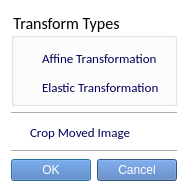
<?xml version="1.0" encoding="UTF-8"?>
<ui version="4.0">
 <class>ProstaFuseOptions</class>
 <widget class="QDialog" name="ProstaFuseOptions">
  <property name="geometry">
   <rect>
    <x>0</x>
    <y>0</y>
    <width>375</width>
    <height>185</height>
   </rect>
  </property>
  <property name="sizePolicy">
   <sizepolicy hsizetype="Fixed" vsizetype="Fixed">
    <horstretch>0</horstretch>
    <verstretch>0</verstretch>
   </sizepolicy>
  </property>
  <property name="windowTitle">
   <string>ProstaFuse Options</string>
  </property>
  <property name="windowOpacity">
   <double>0.950000000000000</double>
  </property>
  <property name="styleSheet">
   <string notr="true">background-color: qlineargradient(spread:pad, x1:0, y1:0, x2:0, y2:1, stop:0 rgba(255, 255, 255, 255), stop:1 rgba(222, 222, 222, 255));
background-color: rgb(255, 255, 255);
</string>
  </property>
  <property name="modal">
   <bool>true</bool>
  </property>
  <layout class="QVBoxLayout" name="verticalLayout">
   <property name="sizeConstraint">
    <enum>QLayout::SetFixedSize</enum>
   </property>
   <item>
    <widget class="QGroupBox" name="TransformTypes">
     <property name="palette">
      <palette>
       <active>
        <colorrole role="WindowText">
         <brush brushstyle="SolidPattern">
          <color alpha="255">
           <red>0</red>
           <green>0</green>
           <blue>0</blue>
          </color>
         </brush>
        </colorrole>
        <colorrole role="Button">
         <brush brushstyle="SolidPattern">
          <color alpha="0">
           <red>0</red>
           <green>0</green>
           <blue>0</blue>
          </color>
         </brush>
        </colorrole>
        <colorrole role="Text">
         <brush brushstyle="SolidPattern">
          <color alpha="255">
           <red>0</red>
           <green>0</green>
           <blue>0</blue>
          </color>
         </brush>
        </colorrole>
        <colorrole role="ButtonText">
         <brush brushstyle="SolidPattern">
          <color alpha="255">
           <red>0</red>
           <green>0</green>
           <blue>0</blue>
          </color>
         </brush>
        </colorrole>
        <colorrole role="Base">
         <brush brushstyle="SolidPattern">
          <color alpha="0">
           <red>0</red>
           <green>0</green>
           <blue>0</blue>
          </color>
         </brush>
        </colorrole>
        <colorrole role="Window">
         <brush brushstyle="SolidPattern">
          <color alpha="0">
           <red>0</red>
           <green>0</green>
           <blue>0</blue>
          </color>
         </brush>
        </colorrole>
       </active>
       <inactive>
        <colorrole role="WindowText">
         <brush brushstyle="SolidPattern">
          <color alpha="255">
           <red>0</red>
           <green>0</green>
           <blue>0</blue>
          </color>
         </brush>
        </colorrole>
        <colorrole role="Button">
         <brush brushstyle="SolidPattern">
          <color alpha="0">
           <red>0</red>
           <green>0</green>
           <blue>0</blue>
          </color>
         </brush>
        </colorrole>
        <colorrole role="Text">
         <brush brushstyle="SolidPattern">
          <color alpha="255">
           <red>0</red>
           <green>0</green>
           <blue>0</blue>
          </color>
         </brush>
        </colorrole>
        <colorrole role="ButtonText">
         <brush brushstyle="SolidPattern">
          <color alpha="255">
           <red>0</red>
           <green>0</green>
           <blue>0</blue>
          </color>
         </brush>
        </colorrole>
        <colorrole role="Base">
         <brush brushstyle="SolidPattern">
          <color alpha="0">
           <red>0</red>
           <green>0</green>
           <blue>0</blue>
          </color>
         </brush>
        </colorrole>
        <colorrole role="Window">
         <brush brushstyle="SolidPattern">
          <color alpha="0">
           <red>0</red>
           <green>0</green>
           <blue>0</blue>
          </color>
         </brush>
        </colorrole>
       </inactive>
       <disabled>
        <colorrole role="WindowText">
         <brush brushstyle="SolidPattern">
          <color alpha="255">
           <red>0</red>
           <green>0</green>
           <blue>0</blue>
          </color>
         </brush>
        </colorrole>
        <colorrole role="Button">
         <brush brushstyle="SolidPattern">
          <color alpha="0">
           <red>0</red>
           <green>0</green>
           <blue>0</blue>
          </color>
         </brush>
        </colorrole>
        <colorrole role="Text">
         <brush brushstyle="SolidPattern">
          <color alpha="255">
           <red>0</red>
           <green>0</green>
           <blue>0</blue>
          </color>
         </brush>
        </colorrole>
        <colorrole role="ButtonText">
         <brush brushstyle="SolidPattern">
          <color alpha="255">
           <red>0</red>
           <green>0</green>
           <blue>0</blue>
          </color>
         </brush>
        </colorrole>
        <colorrole role="Base">
         <brush brushstyle="SolidPattern">
          <color alpha="0">
           <red>0</red>
           <green>0</green>
           <blue>0</blue>
          </color>
         </brush>
        </colorrole>
        <colorrole role="Window">
         <brush brushstyle="SolidPattern">
          <color alpha="0">
           <red>0</red>
           <green>0</green>
           <blue>0</blue>
          </color>
         </brush>
        </colorrole>
       </disabled>
      </palette>
     </property>
     <property name="font">
      <font>
       <family>Calibri</family>
       <pointsize>12</pointsize>
      </font>
     </property>
     <property name="layoutDirection">
      <enum>Qt::LeftToRight</enum>
     </property>
     <property name="autoFillBackground">
      <bool>false</bool>
     </property>
     <property name="styleSheet">
      <string notr="true">color: rgb(0, 0, 0);
background-color: rgba(0,0,0,0)</string>
     </property>
     <property name="title">
      <string>Transform Types</string>
     </property>
     <property name="flat">
      <bool>false</bool>
     </property>
     <layout class="QVBoxLayout" name="TransformOptions">
      <property name="spacing">
       <number>6</number>
      </property>
      <property name="leftMargin">
       <number>9</number>
      </property>
      <property name="bottomMargin">
       <number>4</number>
      </property>
      <item>
       <widget class="QCheckBox" name="m_UseAffineTransformCheckbox">
        <property name="font">
         <font>
          <family>Calibri</family>
          <pointsize>10</pointsize>
         </font>
        </property>
        <property name="styleSheet">
         <string notr="true">color: rgb(0, 0, 90);
background-color: rgba(0,0,0,0)</string>
        </property>
        <property name="text">
         <string>Affine Transformation</string>
        </property>
       </widget>
      </item>
      <item>
       <widget class="QCheckBox" name="m_UseElasticTransformCheckBox">
        <property name="font">
         <font>
          <family>Calibri</family>
          <pointsize>10</pointsize>
         </font>
        </property>
        <property name="styleSheet">
         <string notr="true">color: rgb(0, 0, 90);
background-color: rgba(0,0,0,0)</string>
        </property>
        <property name="text">
         <string>Elastic Transformation</string>
        </property>
       </widget>
      </item>
     </layout>
    </widget>
   </item>
   <item>
    <widget class="Line" name="line_2">
     <property name="orientation">
      <enum>Qt::Horizontal</enum>
     </property>
    </widget>
   </item>
   <item>
    <widget class="QCheckBox" name="m_CropMovedImageCheckBox">
     <property name="font">
      <font>
       <family>Calibri</family>
       <pointsize>10</pointsize>
      </font>
     </property>
     <property name="styleSheet">
      <string notr="true">color: rgb(0, 0, 90);
background-color: rgba(0,0,0,0)</string>
     </property>
     <property name="text">
      <string>Crop Moved Image</string>
     </property>
    </widget>
   </item>
   <item>
    <widget class="Line" name="line">
     <property name="orientation">
      <enum>Qt::Horizontal</enum>
     </property>
    </widget>
   </item>
   <item>
    <widget class="QDialogButtonBox" name="m_ButtonBox">
     <property name="styleSheet">
      <string notr="true">color: rgb(255,255,255);
background-color: rgba(71, 116, 184,255);</string>
     </property>
     <property name="orientation">
      <enum>Qt::Horizontal</enum>
     </property>
     <property name="standardButtons">
      <set>QDialogButtonBox::Cancel|QDialogButtonBox::Ok</set>
     </property>
    </widget>
   </item>
  </layout>
 </widget>
 <resources/>
 <connections>
  <connection>
   <sender>m_ButtonBox</sender>
   <signal>accepted()</signal>
   <receiver>ProstaFuseOptions</receiver>
   <slot>accept()</slot>
   <hints>
    <hint type="sourcelabel">
     <x>218</x>
     <y>178</y>
    </hint>
    <hint type="destinationlabel">
     <x>157</x>
     <y>118</y>
    </hint>
   </hints>
  </connection>
  <connection>
   <sender>m_ButtonBox</sender>
   <signal>rejected()</signal>
   <receiver>ProstaFuseOptions</receiver>
   <slot>reject()</slot>
   <hints>
    <hint type="sourcelabel">
     <x>218</x>
     <y>178</y>
    </hint>
    <hint type="destinationlabel">
     <x>227</x>
     <y>118</y>
    </hint>
   </hints>
  </connection>
  <connection>
   <sender>m_UseAffineTransformCheckbox</sender>
   <signal>toggled(bool)</signal>
   <receiver>m_UseElasticTransformCheckBox</receiver>
   <slot>setEnabled(bool)</slot>
   <hints>
    <hint type="sourcelabel">
     <x>31</x>
     <y>62</y>
    </hint>
    <hint type="destinationlabel">
     <x>51</x>
     <y>92</y>
    </hint>
   </hints>
  </connection>
 </connections>
</ui>
